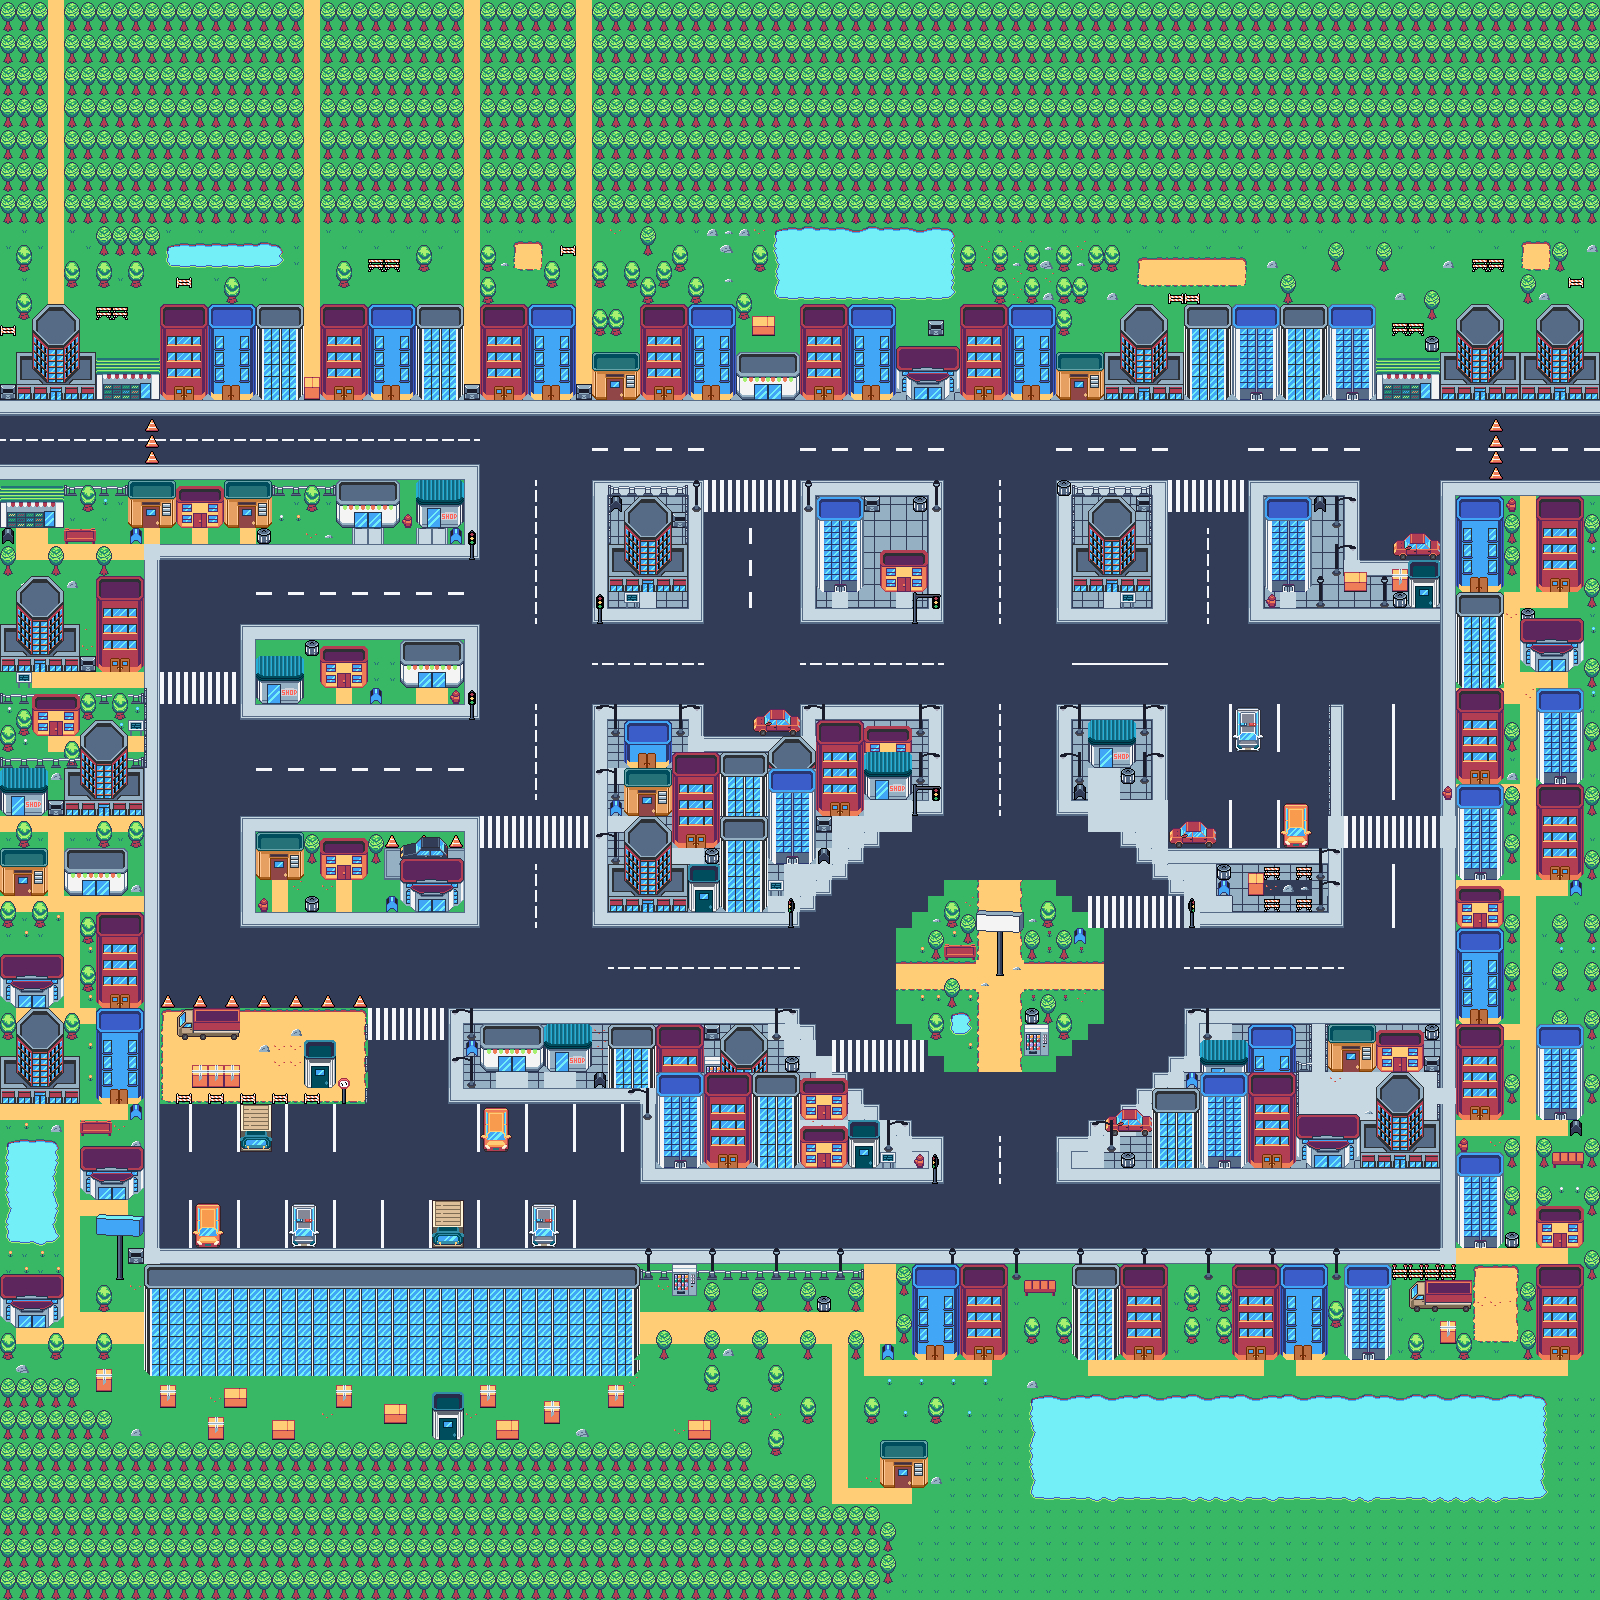

A 2D game scene composited from a Tiled map and its tileset images. What follows is a short description and the map's XML, with each tile layer's data collapsed to a summary:
An orthogonal 100x100 tile map with 16x16 px tiles, 5 tile layers (Ground, Decor-2, OtherCars, Decor, ...) and 1 object.

<map version="1.10" tiledversion="1.10.2" orientation="orthogonal" renderorder="right-down" width="100" height="100" tilewidth="16" tileheight="16" infinite="0" nextlayerid="9" nextobjectid="9">
 <tileset firstgid="1" source="city_1.tsx" />
 <layer id="3" name="Ground" width="100" height="100">
  <data>[10000 cells, 10000 non-empty, 54 distinct tile ids]</data>
 </layer>
 <layer id="7" name="Decor-2" width="100" height="100">
  <data>[10000 cells, 965 non-empty, 40 distinct tile ids]</data>
 </layer>
 <layer id="6" name="OtherCars" width="100" height="100">
  <data>[10000 cells, 94 non-empty, 38 distinct tile ids]</data>
 </layer>
 <layer id="5" name="Decor" width="100" height="100">
  <data>[10000 cells, 2465 non-empty, 115 distinct tile ids]</data>
 </layer>
 <layer id="1" name="Buildings" width="100" height="100">
  <data>[10000 cells, 2017 non-empty, 181 distinct tile ids]</data>
 </layer>
 <objectgroup color="#ff0000" id="8" name="PlayerSpawn">
  <object id="8" x="510.758" y="724.887">
   <point />
  </object>
 </objectgroup>
</map>
